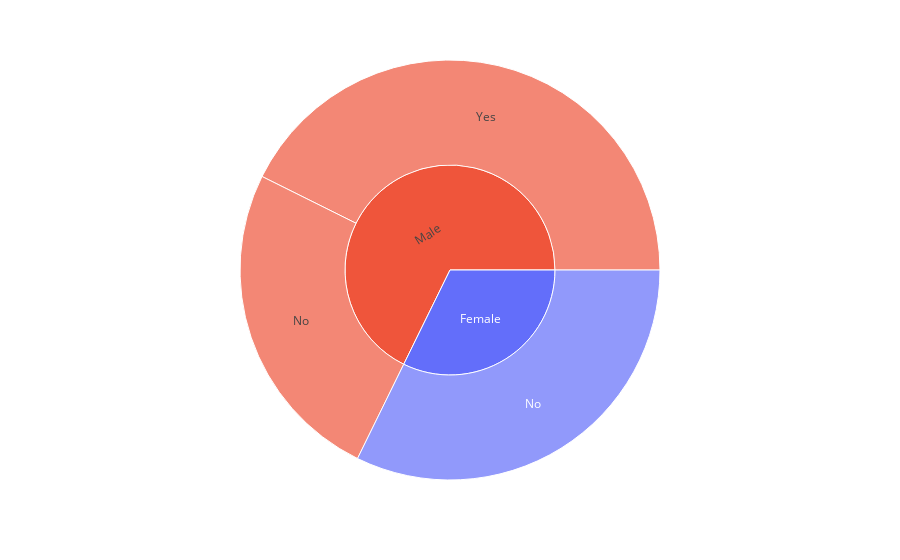

Here is the notebook cell this chart was saved with:
### Markdown cell above
## weirdly observed
The discount really doesn't matter to the customers much. This is a sign of good marketing and branding of the prodcut that people are buying regardless of the sales or discount provided time to time.

### Code cell
fig = px.sunburst(shop , path = ['Gender' , 'Discount Applied'], values='Purchase Amount (USD)' , color= 'Gender')

fig.show()

### Figure 1 — Plotly figure (JSON) as saved in the notebook; plotly's stock layout.template omitted (floating-point values rounded to 4 significant figures)
{"data": [{"branchvalues": "total", "customdata": [["Female"], ["Male"], ["Male"], ["Female"], ["Male"]], "domain": {"x": [0, 1], "y": [0, 1]}, "hovertemplate": "labels=%{label}<br>Purchase Amount (USD)=%{value}<br>parent=%{parent}<br>id=%{id}<br>Gender=%{customdata[0]}<extra></extra>", "ids": ["Female/No", "Male/No", "Male/Yes", "Female", "Male"], "labels": ["No", "No", "Yes", "Female", "Male"], "marker": {"colors": ["#636efa", "#EF553B", "#EF553B", "#636efa", "#EF553B"]}, "name": "", "parents": ["Female", "Male", "Male", "", ""], "type": "sunburst", "values": [75191, 58479, 99411, 75191, 157890]}], "layout": {"autosize": true, "legend": {"tracegroupgap": 0}, "margin": {"t": 60}}}
